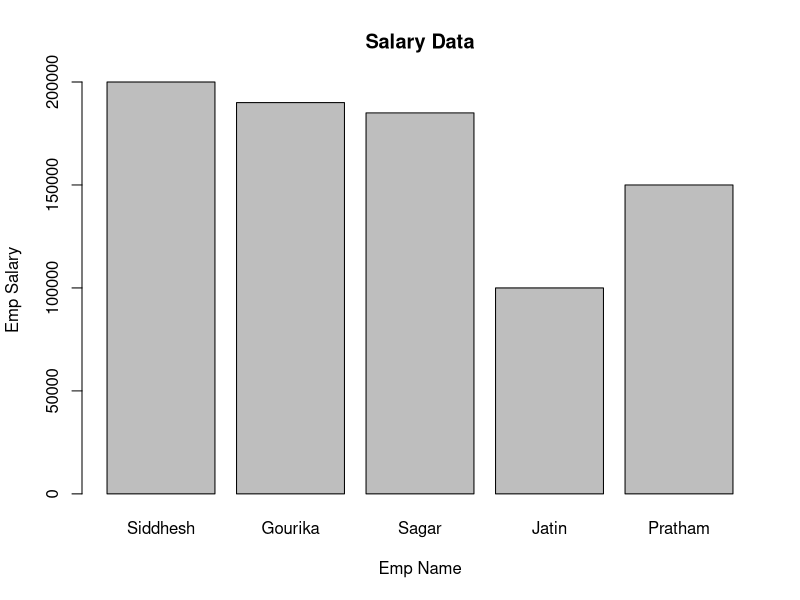

This figure's R source:
emp <- data.frame(
  Name = c("Siddhesh", "Gourika", "Sagar", "Jatin", "Pratham"),
  Age = c(21, 22, 21, 23, 22),
  Department = c("IT", "HR", "IT", "Finance", "HR"),
  Salary = c(200000, 190000, 185000, 100000, 150000)
)

result <- emp[, c("Name", "Salary")]
print(result)

result2 <- subset(emp, Salary > 150000)
print(result2)

png("q14.png", width = 800, height = 600)

barplot(
  emp$Salary,
  main="Salary Data",
  xlab = "Emp Name",
  ylab = "Emp Salary",
  names.arg = emp$Name
)

dev.off()
